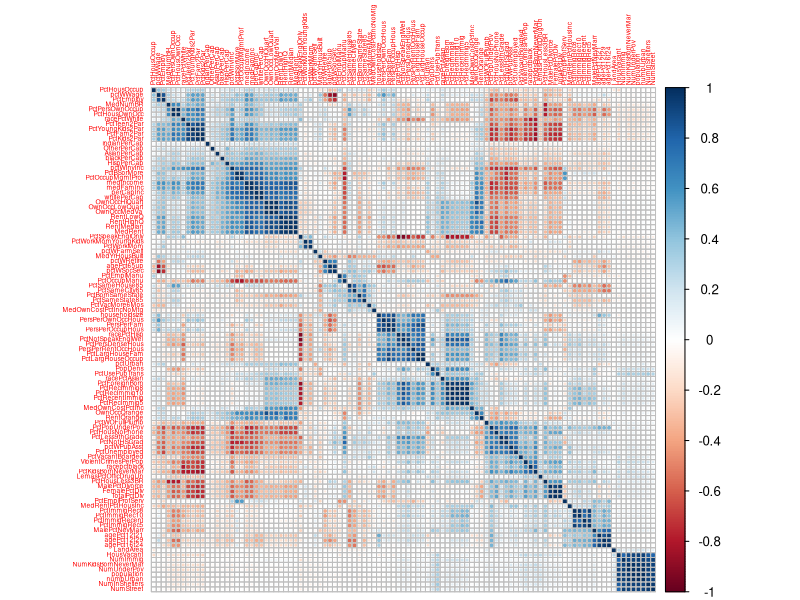
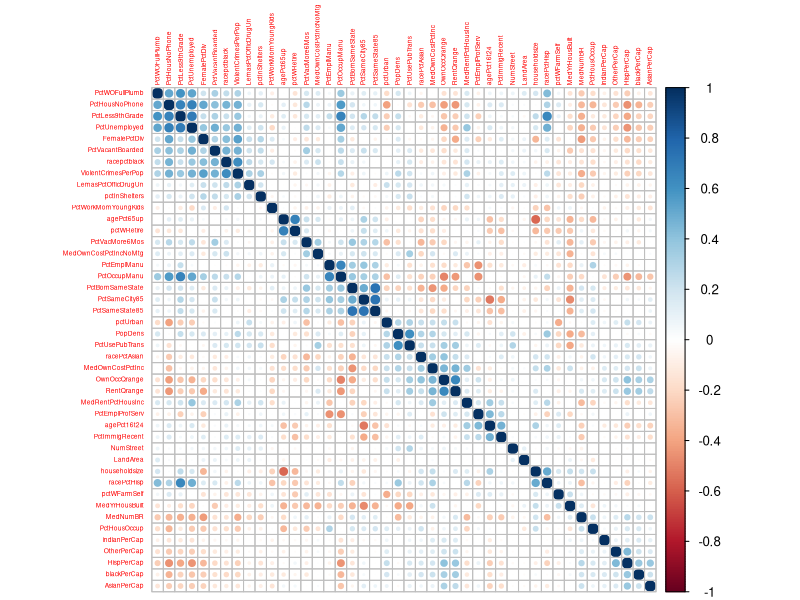

These charts were generated, in order, by the following R code:
library(leaps)
library(car)
library(corrplot)
library(caret)
df = read.csv('Data/cleaned_unnormalized_data.csv')

predictVars = c('murders','murdPerPop','rapes','rapesPerPop','robberies',
                'robbbPerPop','assaults','assaultPerPop','burglaries',
                'burglPerPop','larcenies','larcPerPop','autoTheft','autoTheftPerPop',
                'arsons','arsonsPerPop','nonViolPerPop')

#exclude other predictive variables
df_ViolentCrimesPerPop = df[, -which(names(df) %in% c(predictVars,'fold'))]
df_ViolentCrimesPerPop_num = df_ViolentCrimesPerPop[, unlist(lapply(df_ViolentCrimesPerPop,is.numeric))]
#df_ViolentCrimesPerPop_num = df_ViolentCrimesPerPop_num[, -which(names(df_ViolentCrimesPerPop_num) == 'population')]
### DETECT MULTICOLINARITY
cor = cor(df_ViolentCrimesPerPop_num)
corrplot(cor,tl.cex=0.4,order='hclust')

highCorr = findCorrelation(cor, cutoff=0.75,names=FALSE)
highCorr

#create rate for highly correlated variables
df_ViolentCrimesPerPop_num$pctInShelters = df_ViolentCrimesPerPop_num$NumInShelters/df_ViolentCrimesPerPop_num$population

#var to keep
var_to_keep = c('population','PctPopUnderPov',"PctNotHSGrad","PctEmploy",'PctKidsBornNeverMar','state')

#take out vars highly correlated
df_ViolentCrimesPerPop_num=df_ViolentCrimesPerPop_num[-highCorr]
cor1 = cor(df_ViolentCrimesPerPop_num)
corrplot(cor1,tl.cex=0.4,order='hclust')

#add back in vars we care about 
df_ViolentCrimesPerPop_num = cbind(df_ViolentCrimesPerPop_num,df_ViolentCrimesPerPop[,which(names(df_ViolentCrimesPerPop) %in% var_to_keep)]) 
df_ViolentCrimesPerPop = df_ViolentCrimesPerPop_num

# best selection

#backward selection of data
regit.bwd = regsubsets(ViolentCrimesPerPop~.-state,data=df_ViolentCrimesPerPop,nvmax=49,method='backward')
summary(regit.bwd)

bestmodel = which.max(summary(regit.bwd)$adjr2)
summary_bestmodel = summary(regit.bwd)$which[bestmodel,]
summary_bestmodel

bestVars = names(summary_bestmodel[summary_bestmodel == TRUE])
bestVars

df.lm = df[, which(names(df) %in% c(bestVars,'state','ViolentCrimesPerPop'))]
df.lm

lm.fit = lm(ViolentCrimesPerPop~.,data=df.lm)
summary(lm.fit)
